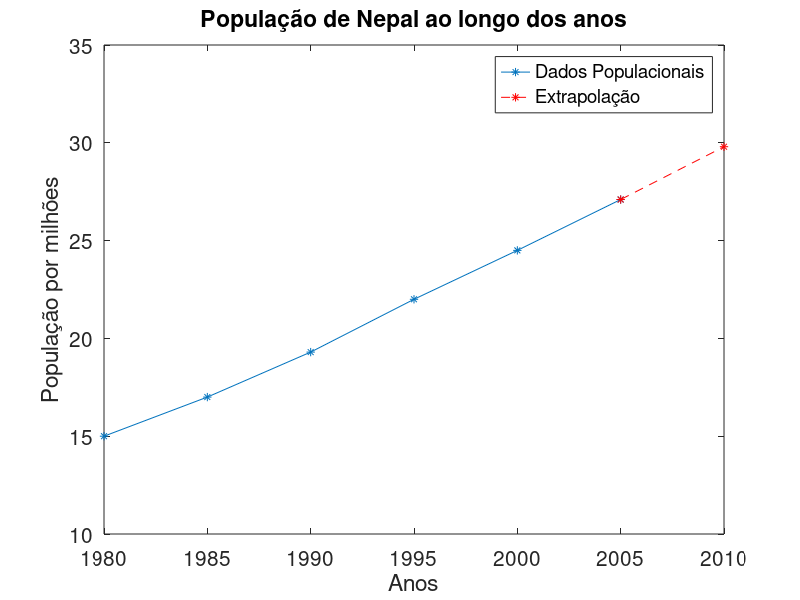

MATLAB code to generate this figure:
clc;
clear all;
close all;
format long;

% ATIVIDADE 2: Os dados a seguir mostram a população por milhões
% do Nepal em anos selecionados entre 1980 e 2005. Calcule
% a taxa de crescimento da população para o ano de 2005.

M = dlmread('dados_EX2.txt');
x = M(:, 1);
f = M(:, 2);


% a) Use a fórmula de diferença regressiva com dois pontos.
r2df = (f(6) - f(5)) / (x(6) - x(5));

% b) Use a fórmula de diferença regressiva com três pontos.
r3df = (3* f(6) - 4 * f(5) + f(4))/(2 * (x(6) - x(5)));


% c) Usando a inclinação em 2005 obtida na letra (b), aplique
% a fórmula de diferença central com dois pontos para
% extrapolar e prever a população no ano de 2010.


% f'(x) = (f(x+h) - f(x-h)) / (2 * h);
% 2 * h * f'(x) = f(x+h) - f(x-h);
% f(x+h) = f(x-h) + 2 * h * f'(x);
% f(2010) = f(2000) + 10 * f'(2005);

f2010 = f(5) + 10 * r3df;


printf('Taxa Populacional de 2005 para diferença regressiva de 2 pontos: %.3f\n', r2df)
printf('Taxa Populacional de 2005 para diferença regressiva de 3 pontos: %.3f\n', r3df)
printf('Extrapolação da População em 2010: %.2f\n', f2010)


set(0, 'defaultaxesfontsize', 15);


figure(1);
plot(x, f, '*-')
hold on
plot([x(6) 2010], [f(6) f2010], 'r*--')
ylim([10 35])
legend(['Dados Populacionais'; 'Extrapolação'])
xlabel('Anos')
ylabel('População por milhões')
title('População de Nepal ao longo dos anos');
